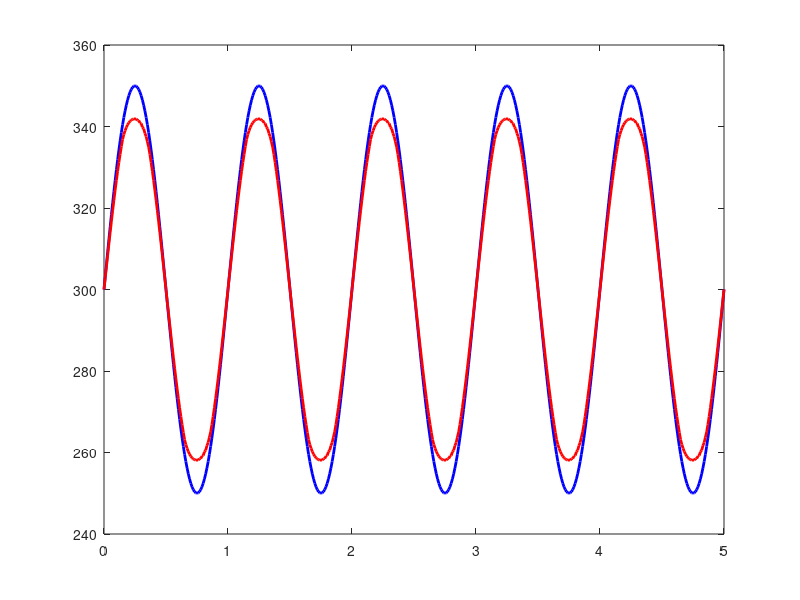

Here is the MATLAB script that generated this plot: (Note: this script raises an error after producing the figure.)
%% Temperature Clipping Circuit with Double Thermal Zener Diodes
%  "Poor Man's Square Wave Generator"
%  with Smoothing between Reverse Blocking and Breakdown

% Simulation parameters
T0 = 300; % Base temperature (K)
T_breakdown = 40; % Reverse temperature difference for breakdown (K)
R_source = 1; % Source thermal resistance (K/W)
R_forward = 0.2; % Thermal resistance in forward bias (K/W)
R_reverse = 10; % Thermal resistance in reverse bias before breakdown (K/W)
R_breakdown = 0.4; % Thermal resistance in reverse bias after breakdown (K/W)
dt = 0.01; % Time step (s)
total_time = 5; % Total simulation time (s)

% Parameters for input sinusoidal temperature wave
TR_amplitude = 50; % Amplitude of sinusoidal temperature wave (K)
TR_frequency = 1; % Frequency of sinusoidal temperature wave (Hz)

% Time and input temperature wave
time = 0:dt:total_time;
TR = T0 + TR_amplitude * sin(2 * pi * TR_frequency * time); % Input sinusoidal temperature wave

% Initialize output temperature and previous temperature differences
T_out = zeros(size(time)); % Output temperature
delta_T_diode1_prev = 0; % Initial temperature difference across diode 1 (at time step 0)
delta_T_diode2_prev = 0; % Initial temperature difference across diode 2 (at time step 0)

% Define smoothing buffer range for R between reverse blocking and breakdown
buffer_range = 5; % Buffer range for smooth transition (K)

% Simulation loop
for i = 1:length(time)
    % Step 1: Calculate the temperature difference of the source at this time
    delta_T_source = TR(i) - T0;

    % Step 2: Determine the state of diode 1(positive Zener diode) based on previous temperature difference
     if delta_T_diode1_prev > 0
        % Forward
        R_diode1 = R_forward;
    elseif delta_T_diode1_prev <= - (T_breakdown + buffer_range)
        % Reverse breakdown
        R_diode1 = R_breakdown;
    elseif delta_T_diode1_prev >= - (T_breakdown - buffer_range)
        % Reverse blocking
        R_diode1 = R_reverse;
    else
        % Linear transition between reverse blocking and breakdown
        R_diode1 = R_reverse + (R_breakdown - R_reverse) * ((-delta_T_diode1_prev - (T_breakdown - buffer_range)) / (2 * buffer_range));
     end
    
    % Step 3: Determine the state of diode 2(negative Zener Diode) based on previous temperature difference
    if delta_T_diode2_prev < 0
        % Forward
        R_diode2 = R_forward;
    elseif delta_T_diode2_prev >= (T_breakdown + buffer_range)
        % Reverse breakdown
        R_diode2 = R_breakdown;
    elseif delta_T_diode2_prev <= (T_breakdown - buffer_range)
        % Reverse blocking
        R_diode2 = R_reverse;
    else
        % Linear transition between reverse blocking and breakdown
        R_diode2 = R_reverse + (R_breakdown - R_reverse) * ((delta_T_diode2_prev - (T_breakdown - buffer_range)) / (2 * buffer_range));
    end


    % Step 4: Calculate the temperature across both diodes using voltage division
    delta_T_diode1 = delta_T_source * R_diode1 / (R_source + R_diode1 + R_diode2);
    delta_T_diode2 = delta_T_source * R_diode2 / (R_source + R_diode1 + R_diode2);
    
    % Step 5: Output temperature is the sum of both diodes' temperature drops
    T_out(i) = T0 + delta_T_diode1 + delta_T_diode2;

    % Step 6: Store the current temperature difference for the next time step
    delta_T_diode1_prev = delta_T_diode1; % Update previous step temperature difference for diode 1
    delta_T_diode2_prev = delta_T_diode2; % Update previous step temperature difference for diode 2
end

% Plot results
figure;
plot(time, TR, 'b-', 'LineWidth', 2); % Input temperature wave
hold on;
plot(time, T_out, 'r-', 'LineWidth', 2); % Output temperature (Square wave)
yline(T0 + T_breakdown, 'k--', 'LineWidth', 1.5); % Upper boundary of Zener diode 1
yline(T0 - T_breakdown, 'k--', 'LineWidth', 1.5); % Lower boundary of Zener diode 2
hold off;
grid on;
xlabel('Time (s)');
ylabel('Temperature (K)');
legend('Input Temperature Wave', 'Output Temperature (Square Wave)', 'Upper Boundary', 'Lower Boundary');
title('Temperature Clipping Circuit with Double Thermal Zener Diodes');
